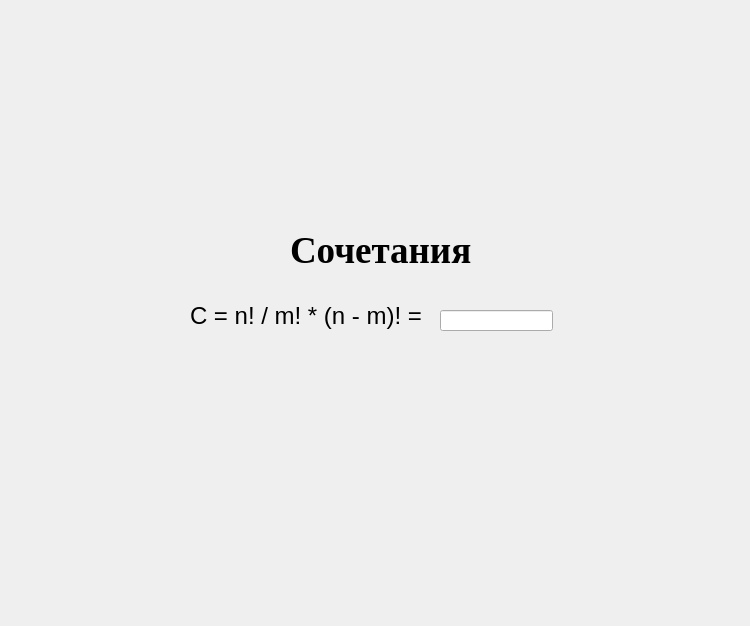
<?xml version="1.0" encoding="UTF-8"?>
<ui version="4.0">
 <class>Dialog</class>
 <widget class="QDialog" name="Dialog">
  <property name="geometry">
   <rect>
    <x>0</x>
    <y>0</y>
    <width>750</width>
    <height>626</height>
   </rect>
  </property>
  <property name="windowTitle">
   <string>Dialog</string>
  </property>
  <widget class="QLabel" name="label">
   <property name="geometry">
    <rect>
     <x>290</x>
     <y>230</y>
     <width>182</width>
     <height>41</height>
    </rect>
   </property>
   <property name="font">
    <font>
     <family>Times New Roman</family>
     <pointsize>28</pointsize>
     <bold>true</bold>
    </font>
   </property>
   <property name="text">
    <string>Сочетания</string>
   </property>
  </widget>
  <widget class="QLabel" name="label_2">
   <property name="geometry">
    <rect>
     <x>190</x>
     <y>300</y>
     <width>246</width>
     <height>32</height>
    </rect>
   </property>
   <property name="font">
    <font>
     <pointsize>18</pointsize>
    </font>
   </property>
   <property name="text">
    <string>C = n! / m! * (n - m)! = </string>
   </property>
  </widget>
  <widget class="QLineEdit" name="Combination_answer">
   <property name="geometry">
    <rect>
     <x>440</x>
     <y>310</y>
     <width>113</width>
     <height>21</height>
    </rect>
   </property>
  </widget>
 </widget>
 <resources/>
 <connections/>
</ui>
